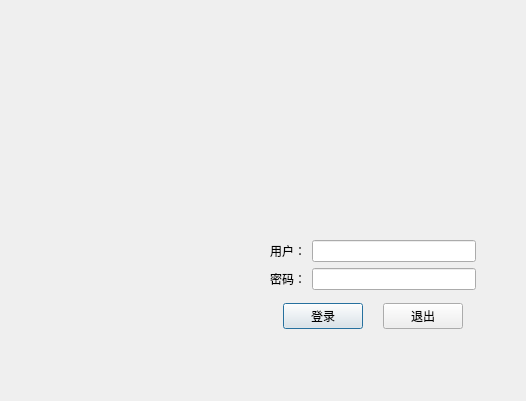
<?xml version="1.0" encoding="UTF-8"?>
<ui version="4.0">
 <class>LoginDialog</class>
 <widget class="QDialog" name="LoginDialog">
  <property name="geometry">
   <rect>
    <x>0</x>
    <y>0</y>
    <width>526</width>
    <height>401</height>
   </rect>
  </property>
  <property name="windowTitle">
   <string>Dialog</string>
  </property>
  <widget class="QWidget" name="">
   <property name="geometry">
    <rect>
     <x>270</x>
     <y>240</y>
     <width>206</width>
     <height>89</height>
    </rect>
   </property>
   <layout class="QVBoxLayout" name="verticalLayout">
    <item>
     <layout class="QHBoxLayout" name="horizontalLayout">
      <item>
       <widget class="QLabel" name="label">
        <property name="text">
         <string>用户：</string>
        </property>
       </widget>
      </item>
      <item>
       <widget class="QLineEdit" name="m_Username"/>
      </item>
     </layout>
    </item>
    <item>
     <layout class="QHBoxLayout" name="horizontalLayout_2">
      <item>
       <widget class="QLabel" name="label_2">
        <property name="text">
         <string>密码：</string>
        </property>
       </widget>
      </item>
      <item>
       <widget class="QLineEdit" name="m_Password"/>
      </item>
     </layout>
    </item>
    <item>
     <spacer name="verticalSpacer">
      <property name="orientation">
       <enum>Qt::Vertical</enum>
      </property>
      <property name="sizeHint" stdset="0">
       <size>
        <width>20</width>
        <height>40</height>
       </size>
      </property>
     </spacer>
    </item>
    <item>
     <layout class="QHBoxLayout" name="horizontalLayout_3">
      <item>
       <spacer name="horizontalSpacer_2">
        <property name="orientation">
         <enum>Qt::Horizontal</enum>
        </property>
        <property name="sizeHint" stdset="0">
         <size>
          <width>40</width>
          <height>20</height>
         </size>
        </property>
       </spacer>
      </item>
      <item>
       <widget class="QPushButton" name="m_Login">
        <property name="text">
         <string>登录</string>
        </property>
       </widget>
      </item>
      <item>
       <spacer name="horizontalSpacer">
        <property name="orientation">
         <enum>Qt::Horizontal</enum>
        </property>
        <property name="sizeHint" stdset="0">
         <size>
          <width>40</width>
          <height>20</height>
         </size>
        </property>
       </spacer>
      </item>
      <item>
       <widget class="QPushButton" name="m_Cancle">
        <property name="text">
         <string>退出</string>
        </property>
       </widget>
      </item>
      <item>
       <spacer name="horizontalSpacer_3">
        <property name="orientation">
         <enum>Qt::Horizontal</enum>
        </property>
        <property name="sizeHint" stdset="0">
         <size>
          <width>40</width>
          <height>20</height>
         </size>
        </property>
       </spacer>
      </item>
     </layout>
    </item>
   </layout>
  </widget>
 </widget>
 <resources/>
 <connections/>
</ui>
